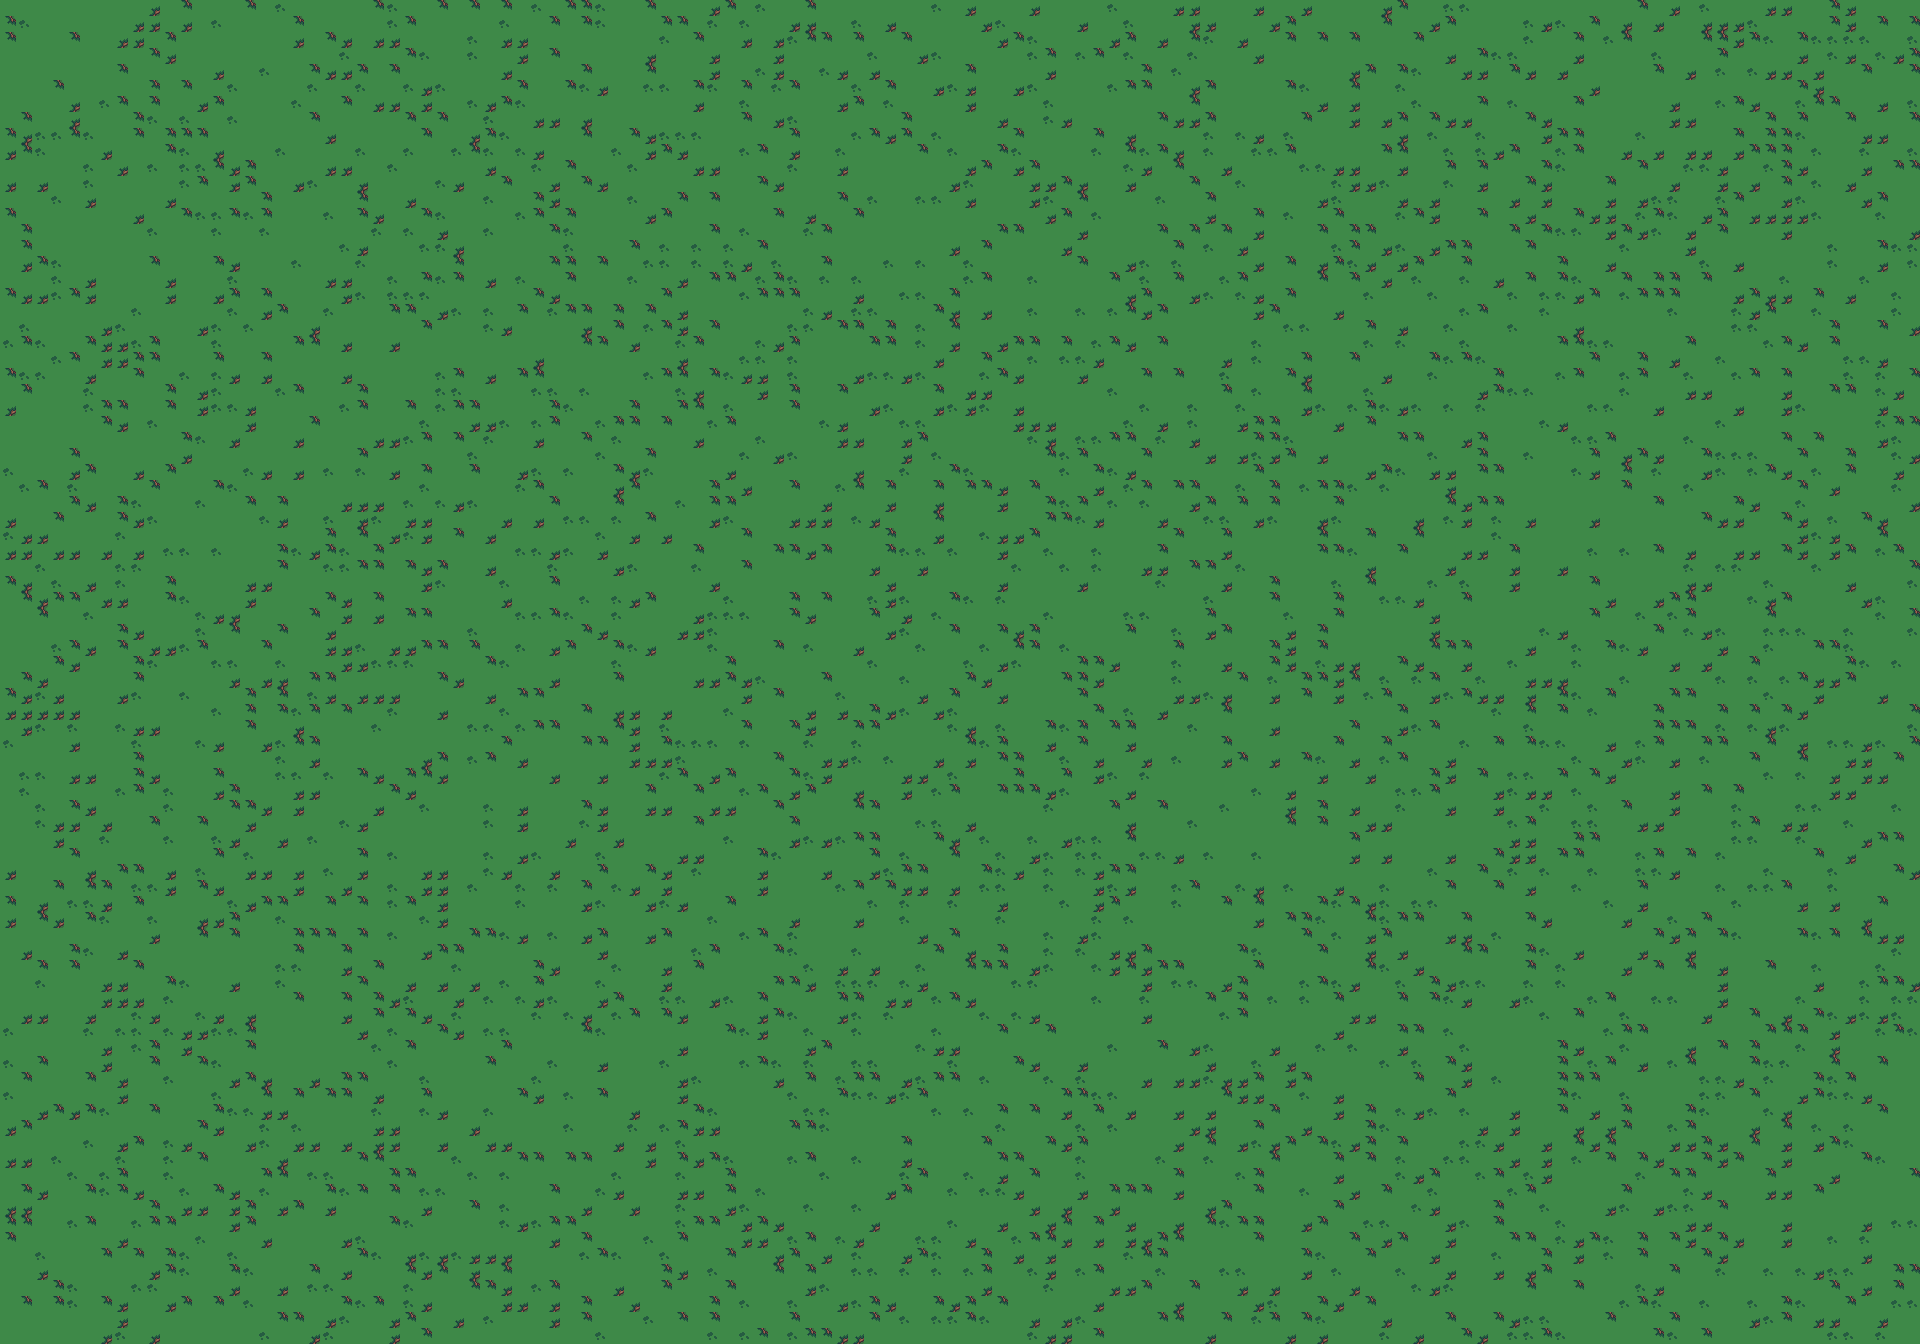

The image is a tile-based game level rendered from a .tmx file. Its description and source (layers, tilesets, objects; grid data summarised) follow:
An orthogonal 120x84 tile map with 16x16 px tiles, 5 tile layers (01_Ground, 02_Detail, 03_Structures, 04_Props, ...), 2 tilesets and 49 objects (7x player, 4x enemy, workshop, lodge, herbalist, ...).

<map version="1.10" tiledversion="1.12.1" orientation="orthogonal" renderorder="right-down" width="120" height="84" tilewidth="16" tileheight="16" infinite="0" nextlayerid="12" nextobjectid="44">
 <properties>
  <property name="groundStyle" value="meadow" />
  <property name="safeZone" value="true" />
 </properties>
 <tileset firstgid="1" source="tileset.tsx" />
 <tileset firstgid="91" source="objects.tsx" />
 <layer id="7" name="01_Ground" width="120" height="84">
  <data>[10080 cells, 10080 non-empty, 4 distinct tile ids]</data>
 </layer>
 <layer id="8" name="02_Detail" width="120" height="84"><data>[10080 cells, 0 non-empty, 0 distinct tile ids]</data></layer><layer id="9" name="03_Structures" width="120" height="84"><data>[10080 cells, 0 non-empty, 0 distinct tile ids]</data></layer><layer id="10" name="04_Props" width="120" height="84"><data>[10080 cells, 0 non-empty, 0 distinct tile ids]</data></layer><layer id="11" name="05_Foreground" width="120" height="84"><data>[10080 cells, 0 non-empty, 0 distinct tile ids]</data></layer><objectgroup id="1" name="features">
  <object id="1" name="workshop" x="240" y="452" width="240" height="192">
   <properties>
    <property name="kind" value="house" />
    <property name="label" value="Workshop" />
    <property name="houseId" value="0" />
   </properties>
  </object>
  <object id="2" name="lodge" x="560" y="422" width="288" height="192">
   <properties>
    <property name="kind" value="house" />
    <property name="label" value="Traveler Lodge" />
    <property name="houseId" value="1" />
   </properties>
  </object>
  <object id="3" name="herbalist" x="900" y="474" width="240" height="180">
   <properties>
    <property name="kind" value="house" />
    <property name="label" value="Herbalist" />
    <property name="houseId" value="2" />
   </properties>
  </object>
  <object id="4" name="cave_wall" x="1590" y="484" width="220" height="300">
   <properties>
    <property name="kind" value="cliff" />
    <property name="label" value="Shadow Caves Gate" />
   </properties>
  </object>
  <object id="5" name="peak_gate" x="1120" y="144" width="240" height="160">
   <properties>
    <property name="kind" value="gate" />
    <property name="label" value="Dragon Peak Lift" />
   </properties>
  </object>
  <object id="34" name="forest_edge" x="84" y="156" width="220" height="170">
   <properties>
    <property name="kind" value="gate" />
    <property name="label" value="Whispering Forest Trail" />
   </properties>
  </object>
  <object id="35" name="quarry_road" x="1500" y="126" width="220" height="150">
   <properties>
    <property name="kind" value="gate" />
    <property name="label" value="Rusty Quarry Road" />
   </properties>
  </object>
  <object id="36" name="coast_path" x="154" y="980" width="240" height="180">
   <properties>
    <property name="kind" value="gate" />
    <property name="label" value="Coastal Shallows Path" />
   </properties>
  </object>
  <object id="40" name="dungeon_gate" x="620" y="1020" width="220" height="160">
   <properties>
    <property name="kind" value="gate" />
    <property name="label" value="Infinite Dungeon Sigil" />
   </properties>
  </object>
  <object id="30" name="thorn_barrier" x="1250" y="690" width="96" height="72">
   <properties>
    <property name="kind" value="barrier" />
    <property name="label" value="Thorn Barrier" />
    <property name="interactionType" value="burn_barrier" />
    <property name="completionWorldFlag" value="frontier.herbalist_brambles_cleared" />
    <property name="interactionMessage" value="Your striker scorches away the resinous thorns, exposing a tucked-away frontier cache." />
    <property name="blockedMessage" value="The thorns ooze resin and won't give by hand. A heat-heavy attack frame could burn through them." />
    <property name="blocksMovement" value="true" />
   </properties>
  </object>
  <object id="31" name="trail_boulder" x="1460" y="898" width="120" height="84">
   <properties>
    <property name="kind" value="boulder" />
    <property name="label" value="Collapsed Boulder" />
    <property name="interactionType" value="strength_boulder" />
    <property name="completionWorldFlag" value="frontier.boulder_path_cleared" />
    <property name="interactionMessage" value="With a surge of force, your heavy frame shoves the boulder aside and opens the old trail behind it." />
    <property name="blockedMessage" value="The boulder is wedged deep into the trail. A power frame could shift it." />
    <property name="blocksMovement" value="true" />
   </properties>
  </object>
 </objectgroup>
 <objectgroup id="2" name="collisions">
  <object id="6" x="240" y="452" width="240" height="192" />
  <object id="7" x="560" y="422" width="288" height="192" />
  <object id="8" x="900" y="474" width="240" height="180" />
  <object id="9" x="1590" y="484" width="220" height="300" />
  <object id="10" x="1120" y="144" width="240" height="160" />
  <object id="11" x="0" y="0" width="1920" height="60" />
  <object id="12" x="0" y="1284" width="1920" height="60" />
  <object id="13" x="0" y="0" width="60" height="1344" />
  <object id="14" x="1860" y="0" width="60" height="1344" />
  <object id="37" x="84" y="156" width="220" height="170" />
  <object id="38" x="1500" y="126" width="220" height="150" />
  <object id="39" x="154" y="980" width="240" height="180" />
  <object id="41" x="620" y="1020" width="220" height="160" />
 </objectgroup>
 <objectgroup id="3" name="spawn_points">
  <object id="15" name="town_square" type="player" x="380" y="764">
   <properties>
    <property name="spawnId" value="town_square" />
   </properties>
  </object>
  <object id="16" name="from_caves" type="player" x="1490" y="764">
   <properties>
    <property name="spawnId" value="from_caves" />
   </properties>
  </object>
  <object id="17" name="from_peak" type="player" x="1180" y="360">
   <properties>
    <property name="spawnId" value="from_peak" />
   </properties>
  </object>
  <object id="34" name="from_forest" type="player" x="348" y="314">
   <properties>
    <property name="spawnId" value="from_forest" />
   </properties>
  </object>
  <object id="35" name="from_quarry" type="player" x="1498" y="318">
   <properties>
    <property name="spawnId" value="from_quarry" />
   </properties>
  </object>
  <object id="36" name="from_coast" type="player" x="408" y="1068">
   <properties>
    <property name="spawnId" value="from_coast" />
   </properties>
  </object>
  <object id="42" name="from_dungeon" type="player" x="730" y="1110">
   <properties>
    <property name="spawnId" value="from_dungeon" />
   </properties>
  </object>
  <object id="18" name="enemy_1" type="enemy" x="1320" y="914" />
  <object id="19" name="enemy_2" type="enemy" x="1480" y="824" />
  <object id="20" name="enemy_3" type="enemy" x="1570" y="584" />
  <object id="21" name="enemy_4" type="enemy" x="1320" y="444" />
 </objectgroup>
 <objectgroup id="4" name="doors">
  <object id="22" name="door_workshop" x="330" y="644" width="60" height="46">
   <properties>
    <property name="label" value="Workshop" />
    <property name="houseId" value="0" />
   </properties>
  </object>
  <object id="23" name="door_lodge" x="670" y="614" width="68" height="46">
   <properties>
    <property name="label" value="Traveler Lodge" />
    <property name="houseId" value="1" />
   </properties>
  </object>
  <object id="24" name="door_herbalist" x="988" y="654" width="60" height="46">
   <properties>
    <property name="label" value="Herbalist" />
    <property name="houseId" value="2" />
   </properties>
  </object>
  </objectgroup>
 <objectgroup id="5" name="npcs">
  <!-- 3 objects omitted --></objectgroup>
 <objectgroup id="6" name="chests">
  <!-- 2 objects omitted --></objectgroup>
</map>
<!-- 11 of 49 objects omitted -->
